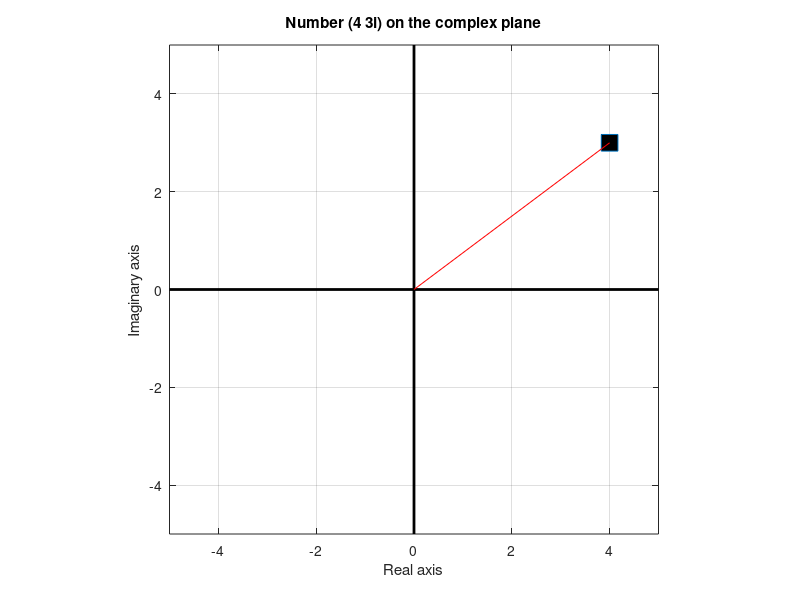

This figure's MATLAB source:

% create a complex number
z = 4 + 3i;

% plot the complex number
figure(1), clf
plot(real(z),imag(z),'s','markersize',12,'markerfacecolor','k')

% make plot look nicer
set(gca,'xlim',[-5 5],'ylim',[-5 5])
grid on, hold on, axis square
plot(get(gca,'xlim'),[0 0],'k','linew',2)
plot([0 0],get(gca,'ylim'),'k','linew',2)
xlabel('Real axis')
ylabel('Imaginary axis')
title([ 'Number (' num2str(real(z)) ' ' num2str(imag(z)) 'i) on the complex plane' ])

%% compute magnitude and phase of the complex number

% magnitude of the number (distance to origin)
magZ1 = sqrt( real(z)^2 + imag(z)^2 );
magZ2 = abs( z );

% angle of the line relative to positive real axis
angZ1 = atan2( imag(z),real(z) );
angZ2 = angle( z );

% draw a line using polar notation
h = polar([0 angZ1],[0 magZ1],'r');

%% done.
